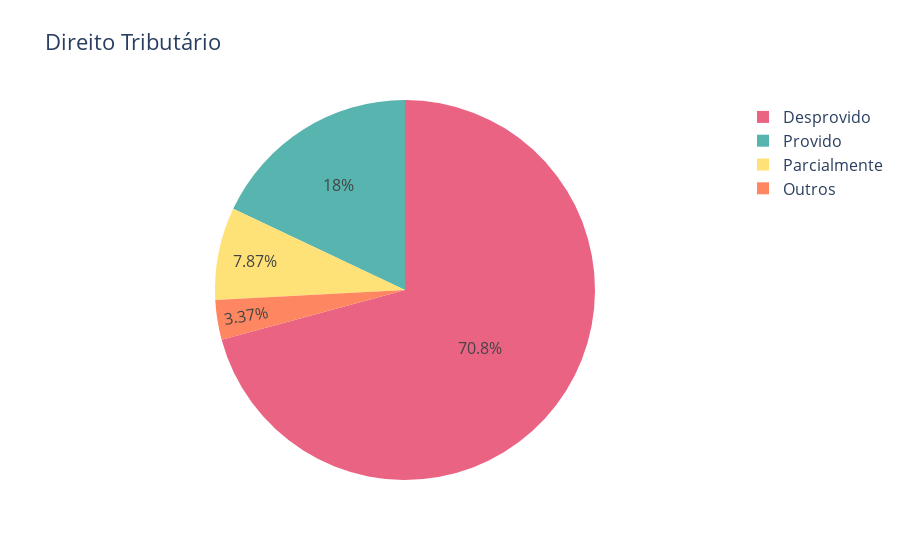

The code cell stored with this chart in its notebook:
### Code cell
labels = counts_decision.index
values = counts_decision.values

fig = go.Figure(data=[go.Pie(labels=labels, values=values, marker_colors=colors)])
fig.update_layout(
    title="Direito Tributário",
    font=dict(
        size=16,
    )
)
fig.show()

### Figure 1 — Plotly figure (JSON) as saved in the notebook; plotly's stock layout.template omitted (floating-point values rounded to 4 significant figures)
{"data": [{"labels": ["Desprovido", "Provido", "Parcialmente", "Outros"], "marker": {"colors": ["#eb6383", "#58b4ae", "#ffe277", "#fe8761"]}, "type": "pie", "values": [63, 16, 7, 3]}], "layout": {"font": {"size": 16}, "title": {"text": "Direito Tributário"}}}
